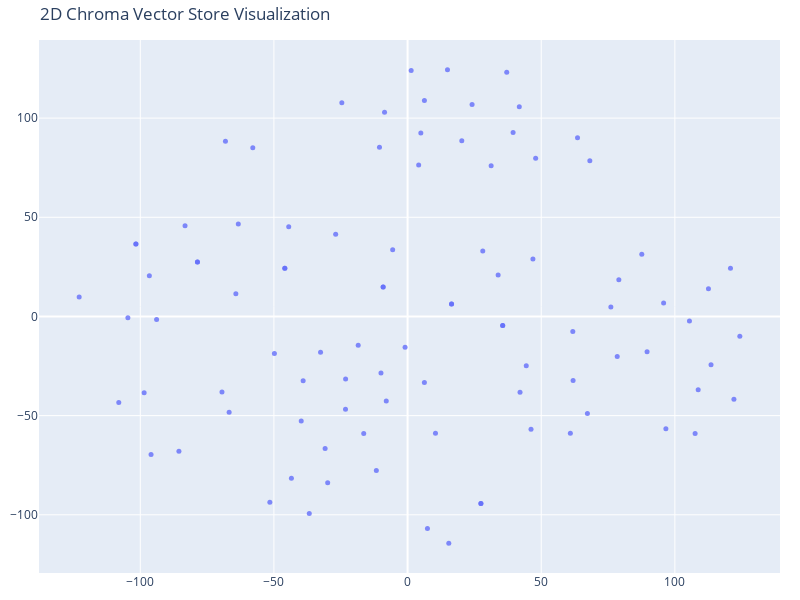

The code cell stored with this chart in its notebook:
### Code cell
# We humans find it easier to visalize things in 2D!
# Reduce the dimensionality of the vectors to 2D using t-SNE
# (t-distributed stochastic neighbor embedding)

tsne = TSNE(n_components=2, random_state=42)
reduced_vectors = tsne.fit_transform(vectors)

# Create the 2D scatter plot
fig = go.Figure(data=[go.Scatter(
    x=reduced_vectors[:, 0],
    y=reduced_vectors[:, 1],
    mode='markers',
    marker=dict(size=5, opacity=0.8),
    text=[f"Type: {t}<br>Text: {d[:100]}..." for t, d in zip(doc_types, documents)],
    hoverinfo='text'
)])

fig.update_layout(
    title='2D Chroma Vector Store Visualization',
    scene=dict(xaxis_title='x',yaxis_title='y'),
    width=800,
    height=600,
    margin=dict(r=20, b=10, l=10, t=40)
)

fig.show()

### Figure 1 — Plotly figure (JSON) as saved in the notebook; plotly's stock layout.template omitted (floating-point values rounded to 4 significant figures)
{"data": [{"hoverinfo": "text", "marker": {"opacity": 0.8, "size": 5}, "mode": "markers", "text": ["Type: all_summaries copy.docx<br>Text: 128. Day 1 - Fine-Tuning Large Language Models- From Inference to Training\n\nSummary\n\nIntroduction\n\nT...", "Type: all_summaries copy.docx<br>Text: Week 3: Explored Hugging Face, Pipelines Tokenizers, and models.\n\nWeek 4: Focused on selecting model...", "Type: all_summaries copy.docx<br>Text: Introduction to a New Problem\n\nNext, a commercial problem relating to an e-commerce company is intro...", "Type: all_summaries copy.docx<br>Text: 132. Day 1 - Evaluating LLM Performance- Model-Centric vs Business-Centric Metrics\n\nSummary \n\nData S...", "Type: all_summaries copy.docx<br>Text: Model Evaluation Metrics\n\nNext, the author delves into how model performance will be assessed — both...", "Type: all_summaries copy.docx<br>Text: Business-Centric Metrics\n\nThe speaker then discusses business-centric metrics, including average abs...", "Type: all_summaries copy.docx<br>Text: Strategy for LM Solution\n\nThe strategy vertically moves from identifying a business problem to deplo...", "Type: all_summaries copy.docx<br>Text: 5. Productionize: Following the successful deployment of a trained and functioning model, the next s...", "Type: all_summaries copy.docx<br>Text: Comparing, curating, and dividing data into training, validation, and test sections is paramount.\n\nS...", "Type: all_summaries copy.docx<br>Text: A five-step strategy to tackle commercial problems was outlined.\n\nExtensive work with data was done,...", "Type: all_summaries copy.docx<br>Text: Finally, Support Vector Regression, a technique designed for data grouping, will be used.\n\nThe effic...", "Type: all_summaries copy.docx<br>Text: Natural Language Processing \n\nThe text also highlights another set of imports related to natural lan...", "Type: all_summaries copy.docx<br>Text: Average Predictor: This model guesses that every item is priced at the average price of the training...", "Type: all_summaries.docx<br>Text: 128. Day 1 - Fine-Tuning Large Language Models- From Inference to Training\n\nSummary\n\nIntroduction\n\nT...", "Type: all_summaries.docx<br>Text: Week 3: Explored Hugging Face, Pipelines Tokenizers, and models.\n\nWeek 4: Focused on selecting model...", "Type: all_summaries.docx<br>Text: Introduction to a New Problem\n\nNext, a commercial problem relating to an e-commerce company is intro...", "Type: all_summaries.docx<br>Text: 132. Day 1 - Evaluating LLM Performance- Model-Centric vs Business-Centric Metrics\n\nSummary \n\nData S...", "Type: all_summaries.docx<br>Text: Model Evaluation Metrics\n\nNext, the author delves into how model performance will be assessed — both...", "Type: all_summaries.docx<br>Text: Business-Centric Metrics\n\nThe speaker then discusses business-centric metrics, including average abs...", "Type: all_summaries.docx<br>Text: Strategy for LM Solution\n\nThe strategy vertically moves from identifying a business problem to deplo...", "Type: all_summaries.docx<br>Text: 5. Productionize: Following the successful deployment of a trained and functioning model, the next s...", "Type: all_summaries.docx<br>Text: Comparing, curating, and dividing data into training, validation, and test sections is paramount.\n\nS...", "Type: all_summaries.docx<br>Text: A five-step strategy to tackle commercial problems was outlined.\n\nExtensive work with data was done,...", "Type: all_summaries.docx<br>Text: Finally, Support Vector Regression, a technique designed for data grouping, will be used.\n\nThe effic...", "Type: all_summaries.docx<br>Text: Natural Language Processing \n\nThe text also highlights another set of imports related to natural lan...", "Type: all_summaries.docx<br>Text: Average Predictor: This model guesses that every item is priced at the average price of the training...", "Type: all_summaries.docx<br>Text: Absolute Size of Llama 3.1 and its Implications\n\nThe author notes that even the 8 billion model is p...", "Type: all_summaries.docx<br>Text: Laura (Low Rank Adaptation)\n\nThe cornerstone of Laura is freezing the immense amount of weights to p...", "Type: all_summaries.docx<br>Text: The upcoming section will share more about 'quantization', another aspect to optimize the model.\n\n\n1...", "Type: all_summaries.docx<br>Text: Benefits of Quantization\n\nQuantization, a surprising yet effective method, works to maintain the sam...", "Type: all_summaries.docx<br>Text: Secondly, the process of lowering the precision is only applied to the base model. The Lora adapters...", "Type: all_summaries.docx<br>Text: Essential Hyperparameters\n\nThe three critical hyperparameters in Q Laura fine tuning involve:\n\nRank ...", "Type: all_summaries.docx<br>Text: Following an overview, we apply these hyperparameters in a practical session using Google Colab to b...", "Type: all_summaries.docx<br>Text: A Peft model from pre-trained is utilized. It is loaded using the base model as a reference, with th...", "Type: all_summaries.docx<br>Text: Parameter Calculation\n\nThe number of weights (parameters) across these adapters is calculated by mul...", "Type: all_summaries.docx<br>Text: The discussion concludes with a return to presentation slides for final thoughts.\n\n\nWeek 7\n\n169. Day...", "Type: all_summaries.docx<br>Text: original pre-trained version (foundation model)\n\nfine-tuned for chat purposes (instruct variant), wh...", "Type: all_summaries.docx<br>Text: Personal Insights\n\nIn my experiment, the base model slightly performed better than the instruct vari...", "Type: all_summaries.docx<br>Text: 2.52.5 Variant, the highest scorer.\n\nGemma, a 9 billion parameter model.\n\nMistral\n\nPhi2 from Microso...", "Type: all_summaries.docx<br>Text: Phi3, Gemma, and Meta Llama 3.1: These also perform well with 'instruct variants', providing a reali...", "Type: all_summaries.docx<br>Text: This selection process is a balance of investigating the leaderboard, learning about instruct varian...", "Type: all_summaries.docx<br>Text: 1. Target Modules\n\nThis is a subset of layers within the large architecture of a Transformer model s...", "Type: all_summaries.docx<br>Text: 3. Alpha\n\nAlpha is a scaling factor used in weight adjustment, where weight change equals α times tw...", "Type: all_summaries.docx<br>Text: 176. Day 3 - Understanding Epochs and Batch Sizes in Model Training\n\nSummary of Hyperparameters in M...", "Type: all_summaries.docx<br>Text: Enhanced performance by allowing faster data processing.\n\nDifferent variation of batches with each e...", "Type: all_summaries.docx<br>Text: Learning Rate\n\nLearning rate is a critical hyperparameter in training machine learning models.\n\nIt d...", "Type: all_summaries.docx<br>Text: It increases efficiency by reducing the frequency of weight adjustments, working in principle somewh...", "Type: all_summaries.docx<br>Text: 187. Day 5 - The Four Steps in LLM Training- From Forward Pass to Optimization\n\nIntroduction and Bac...", "Type: all_summaries.docx<br>Text: 2. __Loss Calculation:__ This step evaluates the disparity between the network's prediction of the n...", "Type: all_summaries.docx<br>Text: An essential clarification is made that this training process always occurs with mini-batches and it...", "Type: all_summaries.docx<br>Text: 189. Day 5 - Understanding Softmax and Cross-Entropy Loss in Model Training\n\nUnderstanding the Model...", "Type: all_summaries.docx<br>Text: While these strategies bring in a variety, they are not always necessary; picking the token with the...", "Type: all_summaries.docx<br>Text: Classification is especially useful for projects involving a wide range of possibilities or buckets ...", "Type: all_summaries.docx<br>Text: The content talks about a project primarily focused on providing an understanding of Agentic AI and ...", "Type: all_summaries.docx<br>Text: 5. Autonomy - This signifies that the AI system has an existence that transcends a conversation with...", "Type: all_summaries.docx<br>Text: A Scanner Agent, worked on previously, collects feeds, calls the GPT4 model for descriptions and pri...", "Type: all_summaries.docx<br>Text: I mean, to give you something that comes to mind right away is that when I was looking on hugging fa...", "Type: all_summaries_GAI_to_AIAgent_Masterclass_4SoftwareEngineers.docx<br>Text: 142. AI Agents learning path\n\nAgentic AI Learning Path\n\nOverview\n\nThis document discusses the learni...", "Type: all_summaries_GAI_to_AIAgent_Masterclass_4SoftwareEngineers.docx<br>Text: Agentic Frameworks\n\nCreation of Simple AI Agents\n\nAI Agents with Memory\n\nCreation of Multi-Agents\n\n1...", "Type: all_summaries_GAI_to_AIAgent_Masterclass_4SoftwareEngineers.docx<br>Text: What are AI Agents?\n\nAI agents are smart programs capable of interacting with software, data, and ha...", "Type: all_summaries_GAI_to_AIAgent_Masterclass_4SoftwareEngineers.docx<br>Text: Reasoning: AI agents employ techniques such as the chain of thoughts for task analysis and planning ...", "Type: all_summaries_GAI_to_AIAgent_Masterclass_4SoftwareEngineers.docx<br>Text: Execution and Iteration: Once they have a plan, AI agents implement it and observe the outcomes. The...", "Type: all_summaries_GAI_to_AIAgent_Masterclass_4SoftwareEngineers.docx<br>Text: Summary: Overview of Popular AI Agent Frameworks \n\nThis lecture introduced four popular AI agent fra...", "Type: all_summaries_GAI_to_AIAgent_Masterclass_4SoftwareEngineers.docx<br>Text: CrewAI \n\nWith this unnamed AI Automation platform, users can build and deploy automated workflows us...", "Type: all_summaries_GAI_to_AIAgent_Masterclass_4SoftwareEngineers.docx<br>Text: The Need for LangGraphs \n\nLang Graph was introduced to handle tasks that call for more intricate wor...", "Type: all_summaries_GAI_to_AIAgent_Masterclass_4SoftwareEngineers.docx<br>Text: LangGraph: specific order or in parallel, and those tasks involve complex dependencies, LangGraph’s ...", "Type: all_summaries_GAI_to_AIAgent_Masterclass_4SoftwareEngineers.docx<br>Text: Edges\n\nEdges, which connect nodes, come in two types:\n\nConditional Edge: Allows access to any node b...", "Type: all_summaries_GAI_to_AIAgent_Masterclass_4SoftwareEngineers.docx<br>Text: The complexity of AI agents can vary, with some defined as a tool using AI for simple function calli...", "Type: all_summaries_GAI_to_AIAgent_Masterclass_4SoftwareEngineers.docx<br>Text: AI agents can be built using a variety of platforms, such as the following:\n\nBot Press: A company th...", "Type: all_summaries_GAI_to_AIAgent_Masterclass_4SoftwareEngineers.docx<br>Text: LangGraph: A framework built on top of Lang Chain, on which Flow Wise is built.\n\nLang's myth: Primar...", "Type: all_summaries_GAI_to_AIAgent_Masterclass_4SoftwareEngineers.docx<br>Text: Kh: llm as operating systems since you can do anything with it specially function calling! function ...", "Type: 140. Day 3 - Feature Engineering and Bag of Words- Building ML Baselines for NLP.docx<br>Text: Summary\n\nIntroduction \n\nStarting off with training session 6.3, the focus of today is on foundationa...", "Type: 140. Day 3 - Feature Engineering and Bag of Words- Building ML Baselines for NLP.docx<br>Text: The Business Problem \n\nIn the specific context of predicting product prices, the question of which m...", "Type: 140. Day 3 - Feature Engineering and Bag of Words- Building ML Baselines for NLP.docx<br>Text: 4. **Random forests** - This method combines multiple models and averages across many data and featu...", "Type: 141. Day 3 - Baseline Models in ML- Implementing Simple Prediction Functions.docx<br>Text: Summary\n\nThe content provides an in-depth exploration and application of baseline models in the cont...", "Type: 141. Day 3 - Baseline Models in ML- Implementing Simple Prediction Functions.docx<br>Text: The author demonstrates the use of the platform, explaining how to run cells, how to load data (e.g....", "Type: 141. Day 3 - Baseline Models in ML- Implementing Simple Prediction Functions.docx<br>Text: The guide served as a precursor to examining real machine learning models in the upcoming sessions. ...", "Type: AISera_2024.pdf<br>Text: LLM Evaluation: Key Metrics and Best\nPractices\nArtificial intelligence technology has yielded\nexcept...", "Type: AISera_2024.pdf<br>Text: Introduction to LLM Evaluation\nWhat is LLM Evaluation?\nLLM Evaluation Metrics\nEvaluation Templates\nA...", "Type: AISera_2024.pdf<br>Text: Overview of LLMs\nIn the current landscape, the application of large language models is significantly...", "Type: AISera_2024.pdf<br>Text: Primarily, it provides a window into the model’s reliability and efficiency—key factors\ndetermining ...", "Type: AISera_2024.pdf<br>Text: When deploying LLMs in education, for instance, developers meticulously examine the age-\nappropriate...", "Type: AISera_2024.pdf<br>Text: applications community feedback\nMinimization of\nToxicity\nVital for all public-facing\napplications\nTo...", "Type: AISera_2024.pdf<br>Text: Evaluation Templates\nYou can choose a variety of prompt templates for evaluating your fine-tuned lar...", "Type: AISera_2024.pdf<br>Text: Performance Assessment\nIn assessing the performance of LLMs, a range of metrics are utilized to unde...", "Type: AISera_2024.pdf<br>Text: Performance\nIndicator Metric Application in LLM Evaluation\nAccuracy Task Success\nRate\nMeasuring the ...", "Type: AISera_2024.pdf<br>Text: LLM Model Evals Versus LLM System Evals\nUnderstanding the nuances between LLM evaluations and LLM sy...", "Type: AISera_2024.pdf<br>Text: improving LLM evaluation methods.\nFoundational model builders consistently push the frontiers of wha...", "Type: AISera_2024.pdf<br>Text: Upon completing these steps, you’ll have a thorough understanding of how LLMs perform\nunder a variet...", "Type: AISera_2024.pdf<br>Text: Multiple LLM evaluation metrics\nIn the pursuit of LLM evaluation best practices, deploying a diversi...", "Type: AISera_2024.pdf<br>Text: Gain exceptional user experience & reduce support cost.\nFor those eager to witness the transformativ...", "Type: AISera_2024.pdf<br>Text: Custom Gen AI Demo\nProducts\nAiseraGPT\nAI Copilot\nAI Search\nAgent Assist\nAI Voice Bot\nGen AI Platform...", "Type: AISera_2024.pdf<br>Text: Platform\nConversational AI\nAI Workflows\nAI Customer Intelligence\nAI Support Intelligence\nAI SQL Dial...", "Type: AISera_2024.pdf<br>Text: Company\nPartners\nAisera Gen AI Academy\nNews Coverage\nPress Releases\nCareers\nContact Us\nTrust\nTRAPS F...", "Type: AISera_2024.pdf<br>Text: Let’s Work Together\nGet answers and a customized\nquote for your projects\nSubmit RFP\nSitemap | 2024 A..."], "type": "scatter", "x": [16.46, 35.59, -104.6, -69.44, -85.55, -98.56, 27.43, 7.432, -9.14, -101.7, -78.62, -45.93, -63.33, 16.46, 35.59, -93.9, -66.76, -95.97, -108.0, 27.43, 15.42, -9.14, -101.7, -78.62, -45.93, 113.5, 108.7, 105.5, 112.6, 120.8, 95.79, 76.05, 78.44, 89.6, 124.3, 33.88, 28.14, 46.9, 107.6, 96.64, 61.82, 79.04, 87.63, 46.18, 60.9, 67.28, 61.93, 44.4, 42.07, 122.1, -57.9, -68.14, -10.51, 6.301, -8.617, -24.6, -122.9, 4.148, 4.964, 1.343, 14.93, 20.28, 31.26, 47.92, 68.19, 63.58, 37.1, 24.13, 41.8, 39.47, 10.44, -5.576, -96.61, -83.26, -64.24, -44.47, -26.9, -16.4, -23.19, 6.289, -23.22, -49.82, -11.69, -32.55, -39.07, -30.85, -9.945, -0.9386, -18.47, -7.968, -39.78, -43.46, -29.89, -51.53, -36.77], "y": [6.232, -4.505, -0.6027, -38.1, -67.9, -38.5, -94.36, -106.9, 14.89, 36.51, 27.47, 24.3, 46.67, 6.232, -4.505, -1.513, -48.35, -69.62, -43.35, -94.36, -114.3, 14.89, 36.51, 27.47, 24.3, -24.36, -36.91, -2.312, 13.96, 24.33, 6.768, 4.727, -20.18, -17.76, -9.984, 20.96, 32.99, 28.99, -59.02, -56.65, -7.52, 18.46, 31.38, -56.92, -58.9, -48.96, -32.24, -24.8, -38.26, -41.72, 85.07, 88.29, 85.36, 108.9, 102.9, 107.7, 9.876, 76.35, 92.55, 124.0, 124.4, 88.56, 75.97, 79.81, 78.51, 90.16, 123.1, 106.8, 105.7, 92.76, -58.86, 33.59, 20.47, 45.69, 11.41, 45.27, 41.47, -58.98, -31.51, -33.31, -46.78, -18.63, -77.69, -18.04, -32.46, -66.56, -28.54, -15.56, -14.52, -42.68, -52.68, -81.5, -83.84, -93.69, -99.4]}], "layout": {"height": 600, "margin": {"b": 10, "l": 10, "r": 20, "t": 40}, "scene": {"xaxis": {"title": {"text": "x"}}, "yaxis": {"title": {"text": "y"}}}, "title": {"text": "2D Chroma Vector Store Visualization"}, "width": 800}}
